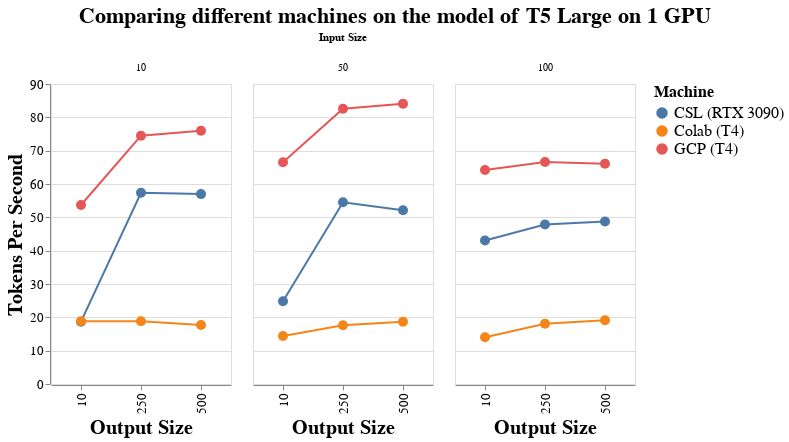

This figure's notebook cell:
### Code cell
title = alt.TitleParams('Comparing different machines on the model of T5 Large on 1 GPU', anchor='middle')

interactive_line_chart = alt.Chart(df_t5_large_1gpu, title = title).mark_line(point=True).encode(
    x=alt.X('output:N', title='Output Size'),
    y=alt.Y('tokens_per_second:Q', title='Tokens Per Second'),
    color=alt.Color('machine:N', legend=alt.Legend(title="Machine")),
    tooltip=['input', 'output', 'tokens_per_second', 'machine'],
    column=alt.Column('input:N', title='Input Size')
).interactive().properties(
    width=180,
    height=300
).configure_axis(
    labelFontSize=13,
    titleFontSize=20
).configure_legend(
    titleFontSize=16,
    labelFontSize=16
).configure_title(
    anchor='start',
    fontSize=22
).configure_point(
    size=100
)

# To display the chart in a Jupyter notebook or similar environment
interactive_line_chart.display()

### Figure 1 — Vega-Lite specification as saved in the notebook (floating-point values rounded to 4 significant figures)
{"config": {"view": {"continuousWidth": 300, "continuousHeight": 300}, "axis": {"labelFontSize": 13, "titleFontSize": 20}, "legend": {"labelFontSize": 16, "titleFontSize": 16}, "point": {"size": 100}, "title": {"anchor": "start", "fontSize": 22}}, "data": {"name": "data-fa5325b04e47a178e269b890177cb481"}, "mark": {"type": "line", "point": true}, "encoding": {"color": {"field": "machine", "legend": {"title": "Machine"}, "type": "nominal"}, "column": {"field": "input", "title": "Input Size", "type": "nominal"}, "tooltip": [{"field": "input", "type": "quantitative"}, {"field": "output", "type": "quantitative"}, {"field": "tokens_per_second", "type": "quantitative"}, {"field": "machine", "type": "nominal"}], "x": {"field": "output", "title": "Output Size", "type": "nominal"}, "y": {"field": "tokens_per_second", "title": "Tokens Per Second", "type": "quantitative"}}, "height": 300, "params": [{"name": "param_54", "select": {"type": "interval", "encodings": ["x", "y"]}, "bind": "scales"}], "title": {"text": "Comparing different machines on the model of T5 Large on 1 GPU", "anchor": "middle"}, "width": 180, "$schema": "https://vega.github.io/schema/vega-lite/v5.15.1.json", "datasets": {"data-fa5325b04e47a178e269b890177cb481": [{"input": 10, "output": 10, "model": "T5 large", "configuration": "ds-1gpu", "machine": "GCP (T4)", "tokens_per_second": 53.7}, {"input": 10, "output": 250, "model": "T5 large", "configuration": "ds-1gpu", "machine": "GCP (T4)", "tokens_per_second": 74.5}, {"input": 10, "output": 500, "model": "T5 large", "configuration": "ds-1gpu", "machine": "GCP (T4)", "tokens_per_second": 76.0}, {"input": 50, "output": 10, "model": "T5 large", "configuration": "ds-1gpu", "machine": "GCP (T4)", "tokens_per_second": 66.5}, {"input": 50, "output": 250, "model": "T5 large", "configuration": "ds-1gpu", "machine": "GCP (T4)", "tokens_per_second": 82.6}, {"input": 50, "output": 500, "model": "T5 large", "configuration": "ds-1gpu", "machine": "GCP (T4)", "tokens_per_second": 84.1}, {"input": 100, "output": 10, "model": "T5 large", "configuration": "ds-1gpu", "machine": "GCP (T4)", "tokens_per_second": 64.2}, {"input": 100, "output": 250, "model": "T5 large", "configuration": "ds-1gpu", "machine": "GCP (T4)", "tokens_per_second": 66.6}, {"input": 100, "output": 500, "model": "T5 large", "configuration": "ds-1gpu", "machine": "GCP (T4)", "tokens_per_second": 66.1}, {"input": 10, "output": 10, "model": "T5 large", "configuration": "ds-1gpu", "machine": "CSL (RTX 3090)", "tokens_per_second": 18.7}, {"input": 10, "output": 250, "model": "T5 large", "configuration": "ds-1gpu", "machine": "CSL (RTX 3090)", "tokens_per_second": 57.37}, {"input": 10, "output": 500, "model": "T5 large", "configuration": "ds-1gpu", "machine": "CSL (RTX 3090)", "tokens_per_second": 56.97}, {"input": 50, "output": 10, "model": "T5 large", "configuration": "ds-1gpu", "machine": "CSL (RTX 3090)", "tokens_per_second": 24.83}, {"input": 50, "output": 250, "model": "T5 large", "configuration": "ds-1gpu", "machine": "CSL (RTX 3090)", "tokens_per_second": 54.5}, {"input": 50, "output": 500, "model": "T5 large", "configuration": "ds-1gpu", "machine": "CSL (RTX 3090)", "tokens_per_second": 52.13}, {"input": 100, "output": 10, "model": "T5 large", "configuration": "ds-1gpu", "machine": "CSL (RTX 3090)", "tokens_per_second": 43.07}, {"input": 100, "output": 250, "model": "T5 large", "configuration": "ds-1gpu", "machine": "CSL (RTX 3090)", "tokens_per_second": 47.87}, {"input": 100, "output": 500, "model": "T5 large", "configuration": "ds-1gpu", "machine": "CSL (RTX 3090)", "tokens_per_second": 48.73}, {"input": 10, "output": 10, "model": "T5 large", "configuration": "ds-1gpu", "machine": "Colab (T4)", "tokens_per_second": 18.8}, {"input": 10, "output": 250, "model": "T5 large", "configuration": "ds-1gpu", "machine": "Colab (T4)", "tokens_per_second": 18.8}, {"input": 10, "output": 500, "model": "T5 large", "configuration": "ds-1gpu", "machine": "Colab (T4)", "tokens_per_second": 17.7}, {"input": 50, "output": 10, "model": "T5 large", "configuration": "ds-1gpu", "machine": "Colab (T4)", "tokens_per_second": 14.4}, {"input": 50, "output": 250, "model": "T5 large", "configuration": "ds-1gpu", "machine": "Colab (T4)", "tokens_per_second": 17.6}, {"input": 50, "output": 500, "model": "T5 large", "configuration": "ds-1gpu", "machine": "Colab (T4)", "tokens_per_second": 18.7}, {"input": 100, "output": 10, "model": "T5 large", "configuration": "ds-1gpu", "machine": "Colab (T4)", "tokens_per_second": 14.0}, {"input": 100, "output": 250, "model": "T5 large", "configuration": "ds-1gpu", "machine": "Colab (T4)", "tokens_per_second": 18.1}, {"input": 100, "output": 500, "model": "T5 large", "configuration": "ds-1gpu", "machine": "Colab (T4)", "tokens_per_second": 19.1}]}}
